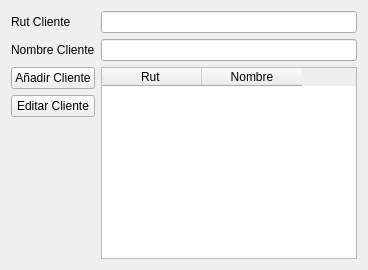
     <widget class="QWidget" name="tabAdministraClientes">
      <attribute name="title">
       <string>Administrar Clientes</string>
      </attribute>
      <layout class="QGridLayout" name="gridLayout_8">
       <item row="0" column="0">
        <widget class="QLabel" name="lblRut">
         <property name="text">
          <string>Rut Cliente</string>
         </property>
        </widget>
       </item>
       <item row="0" column="1">
        <widget class="QLineEdit" name="leRutCliente"/>
       </item>
       <item row="1" column="0">
        <widget class="QLabel" name="lblNombre">
         <property name="text">
          <string>Nombre Cliente</string>
         </property>
        </widget>
       </item>
       <item row="1" column="1">
        <widget class="QLineEdit" name="leNombreCliente"/>
       </item>
       <item row="2" column="0">
        <widget class="QPushButton" name="pbAniadirCliente">
         <property name="text">
          <string>Añadir Cliente</string>
         </property>
        </widget>
       </item>
       <item row="2" column="1" rowspan="3">
        <widget class="QTableWidget" name="twCliente">
         <column>
          <property name="text">
           <string>Rut </string>
          </property>
         </column>
         <column>
          <property name="text">
           <string>Nombre</string>
          </property>
         </column>
        </widget>
       </item>
       <item row="3" column="0">
        <widget class="QPushButton" name="pbEditarCliente">
         <property name="text">
          <string>Editar Cliente</string>
         </property>
        </widget>
       </item>
      </layout>
     </widget>
